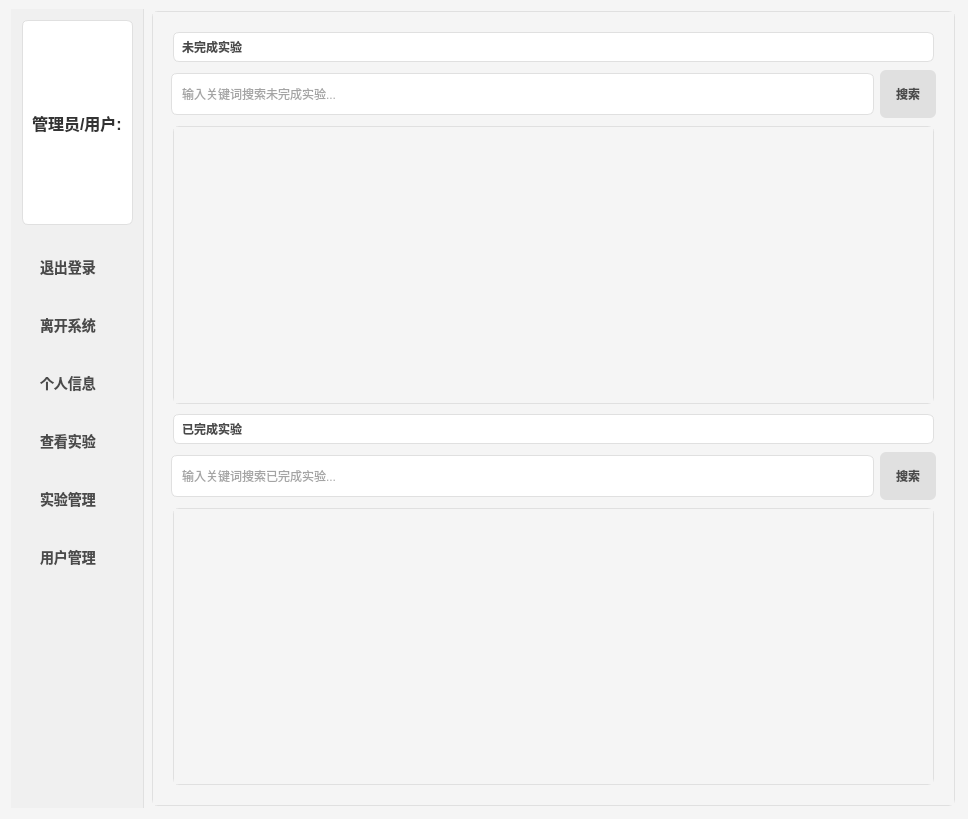
<?xml version="1.0" encoding="UTF-8"?>
<ui version="4.0">
 <class>Form</class>
 <widget class="QWidget" name="Form">
  <property name="geometry">
   <rect>
    <x>0</x>
    <y>0</y>
    <width>968</width>
    <height>819</height>
   </rect>
  </property>
  <property name="sizePolicy">
   <sizepolicy hsizetype="Minimum" vsizetype="Minimum">
    <horstretch>0</horstretch>
    <verstretch>0</verstretch>
   </sizepolicy>
  </property>
  <property name="windowTitle">
   <string>主界面</string>
  </property>
  <property name="styleSheet">
   <string notr="true">* {
    font-family: &quot;Microsoft YaHei&quot;, sans-serif;
}

QWidget {
    background-color: #f5f5f5;
    color: #333333;
}

QLabel {
    color: #4a4a4a;
    font-weight: 500;
    padding: 5px;
}

QTextBrowser, QTextEdit {
    background-color: #ffffff;
    border: 1px solid #e0e0e0;
    border-radius: 6px;
    padding: 8px;
    color: #4a4a4a;
}

QTextEdit:disabled {
    background-color: #f8f8f8;
    color: #666666;
}

QPushButton {
    background-color: #e0e0e0;
    border: none;
    border-radius: 6px;
    padding: 8px 16px;
    color: #4a4a4a;
    font-weight: 500;
    min-height: 32px;
}

QPushButton:hover {
    background-color: #d4d4d4;
}

QPushButton:pressed {
    background-color: #c0c0c0;
}

QLineEdit {
    background-color: #ffffff;
    border: 1px solid #e0e0e0;
    border-radius: 6px;
    padding: 8px;
    color: #4a4a4a;
    min-height: 24px;
}

QLineEdit:focus {
    border: 2px solid #a0a0a0;
}

QLineEdit:hover {
    border: 1px solid #a0a0a0;
}

QScrollArea {
    border: 1px solid #e0e0e0;
    border-radius: 6px;
    background-color: #ffffff;
}

QFrame {
    border: 1px solid #e0e0e0;
    border-radius: 6px;
    background-color: #ffffff;
    margin: 2px;
}

#widget { /* 左侧菜单栏 */
    background-color: #f0f0f0;
    border-right: 1px solid #e0e0e0;
    padding: 10px;
}

#widget QPushButton { /* 左侧菜单按钮 */
    text-align: left;
    padding-left: 20px;
    background-color: transparent;
    border-radius: 4px;
    margin: 2px 0px;
    font-size: 14px;
}

#widget QPushButton:hover {
    background-color: #e5e5e5;
}

#widget QPushButton:pressed {
    background-color: #d9d9d9;
}

#label { /* 用户信息标签 */
    font-size: 16px;
    font-weight: bold;
    color: #333333;
    padding: 10px 5px;
    border-bottom: 1px solid #e0e0e0;
    margin-bottom: 10px;
}

QStackedWidget {
    background-color: #ffffff;
}

/* 滚动条样式 */
QScrollBar:vertical {
    border: none;
    background-color: #f5f5f5;
    width: 10px;
    margin: 0px;
}

QScrollBar::handle:vertical {
    background-color: #c0c0c0;
    border-radius: 5px;
    min-height: 20px;
}

QScrollBar::handle:vertical:hover {
    background-color: #a0a0a0;
}

QScrollBar::add-line:vertical, QScrollBar::sub-line:vertical {
    height: 0px;
}

QScrollBar::add-page:vertical, QScrollBar::sub-page:vertical {
    background: none;
}

/* 实验和用户列表项样式 */
QFrame[frameShape=&quot;5&quot;] { /* Box Frame */
    background-color: #ffffff;
    border: 1px solid #e0e0e0;
    border-radius: 6px;
    padding: 10px;
    margin: 5px;
}

QFrame[frameShape=&quot;5&quot;]:hover {
    border: 1px solid #c0c0c0;
    background-color: #fafafa;
}</string>
  </property>
  <layout class="QHBoxLayout" name="horizontalLayout" stretch="0,0">
   <property name="topMargin">
    <number>9</number>
   </property>
   <item>
    <widget class="QWidget" name="widget" native="true">
     <property name="sizePolicy">
      <sizepolicy hsizetype="Minimum" vsizetype="Expanding">
       <horstretch>0</horstretch>
       <verstretch>0</verstretch>
      </sizepolicy>
     </property>
     <layout class="QVBoxLayout" name="verticalLayout_5" stretch="10,10,10">
      <item>
       <widget class="QLabel" name="label">
        <property name="text">
         <string>管理员/用户:</string>
        </property>
       </widget>
      </item>
      <item>
       <layout class="QVBoxLayout" name="verticalLayout">
        <item>
         <widget class="QPushButton" name="pushButton">
          <property name="text">
           <string>退出登录</string>
          </property>
         </widget>
        </item>
        <item>
         <widget class="QPushButton" name="pushButton_2">
          <property name="text">
           <string>离开系统</string>
          </property>
         </widget>
        </item>
        <item>
         <widget class="QPushButton" name="pushButton_6">
          <property name="text">
           <string>个人信息</string>
          </property>
         </widget>
        </item>
        <item>
         <widget class="QPushButton" name="pushButton_3">
          <property name="text">
           <string>查看实验</string>
          </property>
         </widget>
        </item>
        <item>
         <widget class="QPushButton" name="pushButton_4">
          <property name="text">
           <string>实验管理</string>
          </property>
         </widget>
        </item>
        <item>
         <widget class="QPushButton" name="pushButton_5">
          <property name="text">
           <string>用户管理</string>
          </property>
         </widget>
        </item>
       </layout>
      </item>
      <item>
       <spacer name="verticalSpacer">
        <property name="orientation">
         <enum>Qt::Vertical</enum>
        </property>
        <property name="sizeHint" stdset="0">
         <size>
          <width>20</width>
          <height>1</height>
         </size>
        </property>
       </spacer>
      </item>
     </layout>
    </widget>
   </item>
   <item>
    <widget class="QStackedWidget" name="stackedWidget">
     <property name="currentIndex">
      <number>1</number>
     </property>
     <widget class="QWidget" name="page">
      <layout class="QGridLayout" name="gridLayout">
       <item row="0" column="0">
        <widget class="QWidget" name="widget_5" native="true">
         <layout class="QGridLayout" name="gridLayout_5" rowstretch="10,10,10,10">
          <item row="1" column="2">
           <spacer name="horizontalSpacer_2">
            <property name="orientation">
             <enum>Qt::Horizontal</enum>
            </property>
            <property name="sizeHint" stdset="0">
             <size>
              <width>40</width>
              <height>20</height>
             </size>
            </property>
           </spacer>
          </item>
          <item row="1" column="0">
           <spacer name="horizontalSpacer">
            <property name="orientation">
             <enum>Qt::Horizontal</enum>
            </property>
            <property name="sizeHint" stdset="0">
             <size>
              <width>40</width>
              <height>20</height>
             </size>
            </property>
           </spacer>
          </item>
          <item row="0" column="1">
           <spacer name="verticalSpacer_2">
            <property name="orientation">
             <enum>Qt::Vertical</enum>
            </property>
            <property name="sizeHint" stdset="0">
             <size>
              <width>20</width>
              <height>40</height>
             </size>
            </property>
           </spacer>
          </item>
          <item row="1" column="1">
           <layout class="QHBoxLayout" name="horizontalLayout_17">
            <property name="sizeConstraint">
             <enum>QLayout::SetDefaultConstraint</enum>
            </property>
            <item>
             <layout class="QVBoxLayout" name="verticalLayout_8">
              <item>
               <layout class="QHBoxLayout" name="horizontalLayout_18">
                <item>
                 <widget class="QLabel" name="label_16">
                  <property name="text">
                   <string>账号</string>
                  </property>
                 </widget>
                </item>
                <item>
                 <widget class="QTextEdit" name="textEdit_7">
                  <property name="sizePolicy">
                   <sizepolicy hsizetype="Minimum" vsizetype="Preferred">
                    <horstretch>0</horstretch>
                    <verstretch>0</verstretch>
                   </sizepolicy>
                  </property>
                  <property name="readOnly">
                   <bool>true</bool>
                  </property>
                 </widget>
                </item>
               </layout>
              </item>
              <item>
               <layout class="QHBoxLayout" name="horizontalLayout_19">
                <item>
                 <widget class="QLabel" name="label_17">
                  <property name="text">
                   <string>姓名</string>
                  </property>
                 </widget>
                </item>
                <item>
                 <widget class="QTextEdit" name="textEdit_8">
                  <property name="sizePolicy">
                   <sizepolicy hsizetype="Maximum" vsizetype="Preferred">
                    <horstretch>0</horstretch>
                    <verstretch>0</verstretch>
                   </sizepolicy>
                  </property>
                  <property name="readOnly">
                   <bool>true</bool>
                  </property>
                 </widget>
                </item>
               </layout>
              </item>
              <item>
               <layout class="QHBoxLayout" name="horizontalLayout_20">
                <item>
                 <widget class="QLabel" name="label_18">
                  <property name="text">
                   <string>身份</string>
                  </property>
                 </widget>
                </item>
                <item>
                 <widget class="QTextEdit" name="textEdit_9">
                  <property name="sizePolicy">
                   <sizepolicy hsizetype="Maximum" vsizetype="Preferred">
                    <horstretch>0</horstretch>
                    <verstretch>0</verstretch>
                   </sizepolicy>
                  </property>
                  <property name="readOnly">
                   <bool>true</bool>
                  </property>
                 </widget>
                </item>
               </layout>
              </item>
             </layout>
            </item>
            <item>
             <layout class="QVBoxLayout" name="verticalLayout_9">
              <item>
               <layout class="QHBoxLayout" name="horizontalLayout_21">
                <item>
                 <widget class="QLabel" name="label_19">
                  <property name="text">
                   <string>密码</string>
                  </property>
                 </widget>
                </item>
                <item>
                 <widget class="QTextEdit" name="textEdit_10">
                  <property name="sizePolicy">
                   <sizepolicy hsizetype="Minimum" vsizetype="Preferred">
                    <horstretch>0</horstretch>
                    <verstretch>0</verstretch>
                   </sizepolicy>
                  </property>
                  <property name="readOnly">
                   <bool>true</bool>
                  </property>
                 </widget>
                </item>
               </layout>
              </item>
              <item>
               <layout class="QHBoxLayout" name="horizontalLayout_22">
                <item>
                 <widget class="QLabel" name="label_20">
                  <property name="text">
                   <string> id</string>
                  </property>
                 </widget>
                </item>
                <item>
                 <widget class="QTextEdit" name="textEdit_11">
                  <property name="sizePolicy">
                   <sizepolicy hsizetype="Minimum" vsizetype="Preferred">
                    <horstretch>0</horstretch>
                    <verstretch>0</verstretch>
                   </sizepolicy>
                  </property>
                  <property name="readOnly">
                   <bool>true</bool>
                  </property>
                 </widget>
                </item>
               </layout>
              </item>
              <item>
               <layout class="QHBoxLayout" name="horizontalLayout_23">
                <item>
                 <widget class="QLabel" name="label_21">
                  <property name="text">
                   <string>权限</string>
                  </property>
                 </widget>
                </item>
                <item>
                 <widget class="QTextEdit" name="textEdit_12">
                  <property name="sizePolicy">
                   <sizepolicy hsizetype="Minimum" vsizetype="Preferred">
                    <horstretch>0</horstretch>
                    <verstretch>0</verstretch>
                   </sizepolicy>
                  </property>
                  <property name="readOnly">
                   <bool>true</bool>
                  </property>
                 </widget>
                </item>
               </layout>
              </item>
             </layout>
            </item>
           </layout>
          </item>
          <item row="2" column="1">
           <widget class="QPushButton" name="pushButton_7">
            <property name="text">
             <string>修改个人信息</string>
            </property>
           </widget>
          </item>
          <item row="3" column="1">
           <spacer name="verticalSpacer_3">
            <property name="orientation">
             <enum>Qt::Vertical</enum>
            </property>
            <property name="sizeHint" stdset="0">
             <size>
              <width>20</width>
              <height>40</height>
             </size>
            </property>
           </spacer>
          </item>
         </layout>
        </widget>
       </item>
      </layout>
     </widget>
     <widget class="QWidget" name="page_2">
      <layout class="QGridLayout" name="gridLayout_2">
       <item row="0" column="0">
        <widget class="QWidget" name="widget_2" native="true">
         <layout class="QVBoxLayout" name="verticalLayout_4">
          <item>
           <widget class="QLabel" name="label_8">
            <property name="text">
             <string>未完成实验</string>
            </property>
           </widget>
          </item>
          <item>
           <layout class="QHBoxLayout" name="horizontalLayout_9">
            <item>
             <widget class="QLineEdit" name="lineEdit_4">
              <property name="placeholderText">
               <string>输入关键词搜索未完成实验...</string>
              </property>
             </widget>
            </item>
            <item>
             <widget class="QPushButton" name="search_unfinished_btn">
              <property name="text">
               <string>搜索</string>
              </property>
             </widget>
            </item>
           </layout>
          </item>
          <item>
           <widget class="QScrollArea" name="scrollArea">
            <property name="widgetResizable">
             <bool>true</bool>
            </property>
            <widget class="QWidget" name="scrollAreaWidgetContents">
             <property name="geometry">
              <rect>
               <x>0</x>
               <y>0</y>
               <width>743</width>
               <height>265</height>
              </rect>
             </property>
             <layout class="QGridLayout" name="gridLayout_6">
              <item row="0" column="0">
               <layout class="QVBoxLayout" name="verticalLayout_2"/>
              </item>
             </layout>
            </widget>
           </widget>
          </item>
          <item>
           <widget class="QLabel" name="label_11">
            <property name="text">
             <string>已完成实验</string>
            </property>
           </widget>
          </item>
          <item>
           <layout class="QHBoxLayout" name="horizontalLayout_11">
            <item>
             <widget class="QLineEdit" name="lineEdit_2">
              <property name="placeholderText">
               <string>输入关键词搜索已完成实验...</string>
              </property>
             </widget>
            </item>
            <item>
             <widget class="QPushButton" name="search_finished_btn">
              <property name="text">
               <string>搜索</string>
              </property>
             </widget>
            </item>
           </layout>
          </item>
          <item>
           <widget class="QScrollArea" name="scrollArea_2">
            <property name="widgetResizable">
             <bool>true</bool>
            </property>
            <widget class="QWidget" name="scrollAreaWidgetContents_2">
             <property name="geometry">
              <rect>
               <x>0</x>
               <y>0</y>
               <width>743</width>
               <height>265</height>
              </rect>
             </property>
             <layout class="QVBoxLayout" name="verticalLayout_3">
              <item>
               <layout class="QVBoxLayout" name="verticalLayout_10"/>
              </item>
             </layout>
            </widget>
           </widget>
          </item>
         </layout>
        </widget>
       </item>
      </layout>
     </widget>
     <widget class="QWidget" name="page_3">
      <layout class="QGridLayout" name="gridLayout_3">
       <item row="0" column="0">
        <widget class="QWidget" name="widget_3" native="true">
         <layout class="QVBoxLayout" name="verticalLayout_6">
          <item>
           <widget class="QLabel" name="label_12">
            <property name="text">
             <string>实验室实验</string>
            </property>
           </widget>
          </item>
          <item>
           <layout class="QHBoxLayout" name="horizontalLayout_13">
            <item>
             <widget class="QLineEdit" name="lineEdit_5">
              <property name="placeholderText">
               <string>输入关键词搜索实验室实验...</string>
              </property>
             </widget>
            </item>
            <item>
             <widget class="QPushButton" name="search_all_exp_btn">
              <property name="text">
               <string>搜索</string>
              </property>
             </widget>
            </item>
           </layout>
          </item>
          <item>
           <widget class="QScrollArea" name="scrollArea_3">
            <property name="widgetResizable">
             <bool>true</bool>
            </property>
            <widget class="QWidget" name="scrollAreaWidgetContents_3">
             <property name="geometry">
              <rect>
               <x>0</x>
               <y>0</y>
               <width>743</width>
               <height>588</height>
              </rect>
             </property>
             <layout class="QGridLayout" name="gridLayout_7">
              <item row="0" column="0">
               <layout class="QVBoxLayout" name="verticalLayout_11"/>
              </item>
             </layout>
            </widget>
           </widget>
          </item>
          <item>
           <widget class="QPushButton" name="pushButton_14">
            <property name="text">
             <string>添加实验</string>
            </property>
           </widget>
          </item>
         </layout>
        </widget>
       </item>
      </layout>
     </widget>
     <widget class="QWidget" name="page_4">
      <layout class="QGridLayout" name="gridLayout_4">
       <item row="0" column="0">
        <widget class="QWidget" name="widget_4" native="true">
         <layout class="QVBoxLayout" name="verticalLayout_7">
          <item>
           <widget class="QLabel" name="label_14">
            <property name="text">
             <string>用户/学生</string>
            </property>
           </widget>
          </item>
          <item>
           <layout class="QHBoxLayout" name="horizontalLayout_15">
            <item>
             <widget class="QLineEdit" name="lineEdit_7">
              <property name="placeholderText">
               <string>输入关键词搜索用户...</string>
              </property>
             </widget>
            </item>
            <item>
             <widget class="QPushButton" name="search_users_btn">
              <property name="text">
               <string>搜索</string>
              </property>
             </widget>
            </item>
           </layout>
          </item>
          <item>
           <widget class="QScrollArea" name="scrollArea_4">
            <property name="widgetResizable">
             <bool>true</bool>
            </property>
            <widget class="QWidget" name="scrollAreaWidgetContents_4">
             <property name="geometry">
              <rect>
               <x>0</x>
               <y>0</y>
               <width>743</width>
               <height>588</height>
              </rect>
             </property>
             <layout class="QVBoxLayout" name="verticalLayout_13">
              <item>
               <layout class="QVBoxLayout" name="verticalLayout_12"/>
              </item>
             </layout>
            </widget>
           </widget>
          </item>
          <item>
           <widget class="QPushButton" name="pushButton_17">
            <property name="text">
             <string>添加用户</string>
            </property>
           </widget>
          </item>
         </layout>
        </widget>
       </item>
      </layout>
     </widget>
    </widget>
   </item>
  </layout>
 </widget>
 <resources/>
 <connections/>
</ui>
